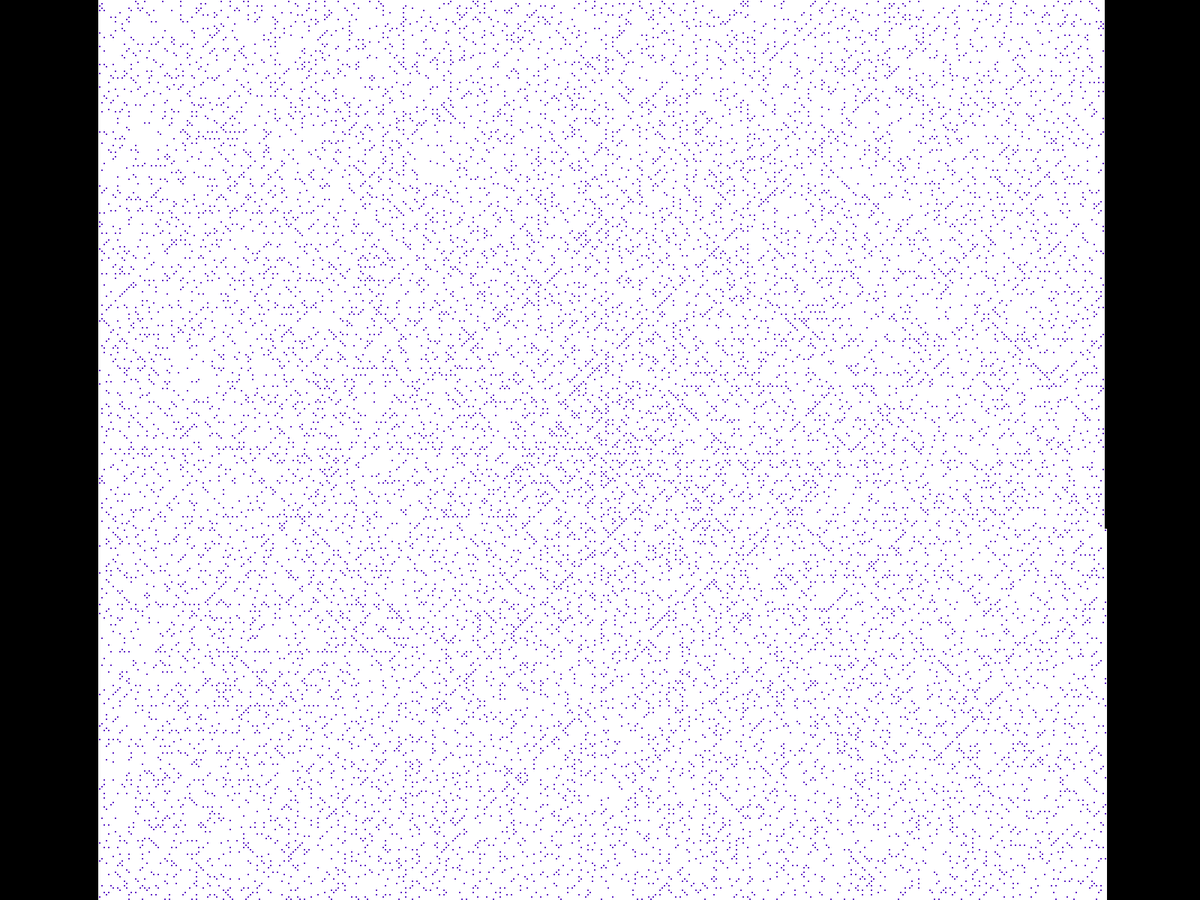
Frame 1 (no input)
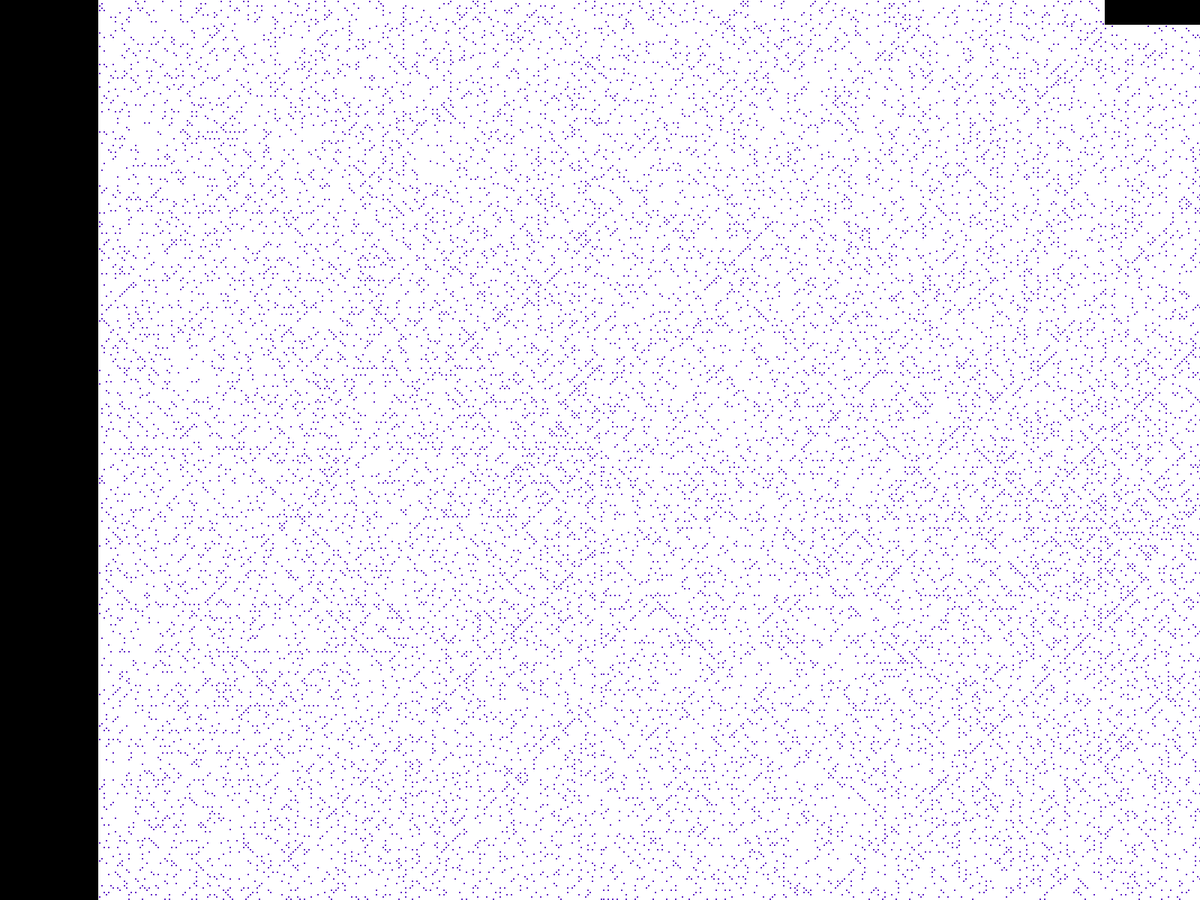
Frame 2 (the mouse pressed at the canvas centre, redrawn once)

The Processing sketch that drew these frames (run headless with seeded random() and noise(); the mouse was pressed at the canvas centre and the sketch redrawn once):

// Processing sketch: primespiral
// ── primespiral.pde


void setup(){
  fullScreen();
  background(0);
  stroke(255);
}
int N = 200000;
int stepSize = 3;
int x = 0, y = 0;
int prevX = 0, prevY = 0;
Direction direction = Direction.Up;
enum Direction {
  Up(0),
  Right(1),
  Down(2),
  Left(3);
  
  private final int value;
  private Direction(int value) {
      this.value = value;
  }

  public int getValue() {
      return value;
  }
}
// returns -1 or sqrt
int isSquare(int n){
  int roundedDownRoot = (int)Math.sqrt(n);
   if ((roundedDownRoot * roundedDownRoot) == n){
     return roundedDownRoot;
   }
   return -1;
}

void draw(){
  translate(width/2, height/2);
  int nextOther = 0;
  for (int i = 1; i < N; i++){
    x = moveX(prevX);
    y = moveY(prevY);
    int intRoot = isSquare(i-1);
    if (intRoot != -1){
      //fill(color(204, 153, 0));
      fill(255);
      direction = Direction.values()[(direction.getValue() + 1) % 4];
      nextOther = intRoot + i;
    } else if (nextOther == i){
      fill(255);
      direction = Direction.values()[(direction.getValue() + 1) % 4];
    } else if (isPrime(i)){
      fill(color(100, 40, 200));
    } else {
      fill(255);
    }
    //line(prevX, prevY,x,y);
    //text(Integer.toString(i), x, y);
    rect(x, y,stepSize, stepSize);
    prevX = x; prevY = y;
  }
  noLoop ();
}

int moveX(int curX){
  if (direction == Direction.Right){
      return curX + stepSize;
  } else if (direction == Direction.Left){
      return curX - stepSize;
  }
  return curX;
}

int moveY(int curY){
  if (direction == Direction.Up){
      return curY + stepSize;
  } else if (direction == Direction.Down){
      return curY - stepSize;
  }
  return curY;
}




static boolean isPrime(int n){  
  int i,m=0,flag=0;      
  m=n/2;      
  if(n==0||n==1){  
    return false;
  }else{  
   for(i=2;i<=m;i++){      
    if(n%i==0){      
      return false; 
    }      
   }      
   if(flag==0)  { return true; }  
  }//end of else  
  return false;
}  
